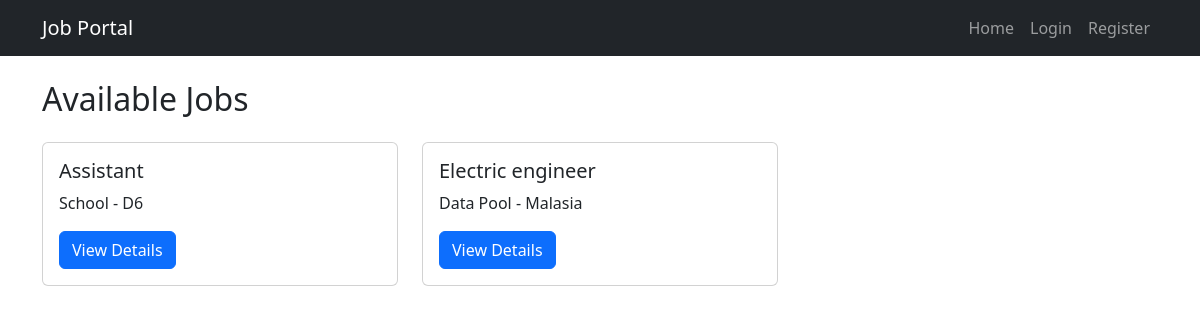
The page /jobs/ on the database as committed earlier.
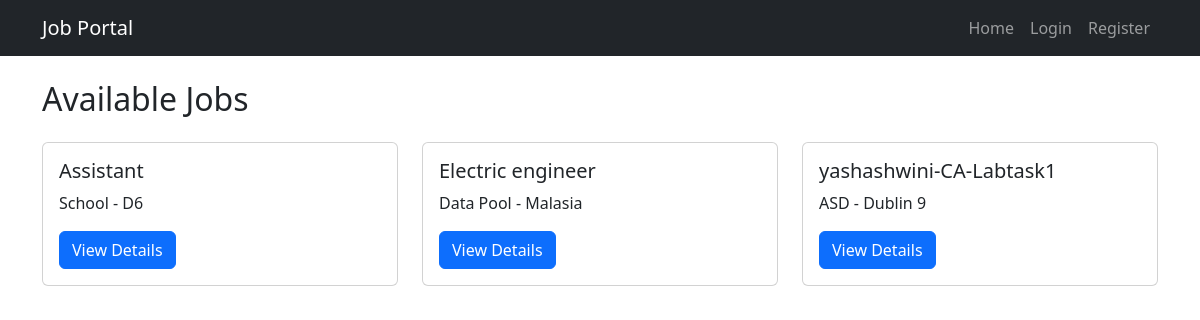
The same page on the database as committed later.
### jobs/models.py (models this page shows, shortened)
class Job(models.Model):
    title = models.CharField(max_length=200)
    description = models.TextField()
    company = models.CharField(max_length=200)
    location = models.CharField(max_length=100)
    salary = models.PositiveIntegerField()
    posted_at = models.DateTimeField(auto_now_add=True)
    employer = models.ForeignKey(User, on_delete=models.CASCADE, related_name="jobs", default=1)

### jobs/views.py (the view)
# urls.py: path("jobs/", views.job_list, name="job_list"),
def job_list(request):
    jobs = Job.objects.all()
    return render(request, "jobs/job_list.html", {"jobs": jobs})

### jobs/templates/jobs/job_list.html (shortened to what this page needs)
{% extends 'base.html' %}
{% block content %}
<h2 class="mb-4">Available Jobs</h2>
<div class="row">
    {% for job in jobs %}
    <div class="col-md-4">
        <div class="card mb-3">
            <div class="card-body">
                <h5 class="card-title">{{ job.title }}</h5>
                <p class="card-text">{{ job.company }} - {{ job.location }}</p>
                <a href="{% url 'job_detail' job.id %}" class="btn btn-primary">View Details</a>
            </div>
        </div>
    </div>
    {% empty %}
    <p>No jobs available.</p>
    {% endfor %}
</div>
{% endblock %}

### templates/base.html (shortened to what this page needs)
<!DOCTYPE html>
<html lang="en">
<head>
    <link rel="stylesheet" href="https://cdn.jsdelivr.net/npm/bootstrap@5.3.0/dist/css/bootstrap.min.css">
</head>
<body>
    <nav class="navbar navbar-expand-lg navbar-dark bg-dark">
        <div class="container">
            <a class="navbar-brand" href="{% url 'job_list' %}">Job Portal</a>
            <div class="collapse navbar-collapse" id="navbarNav">
                <ul class="navbar-nav ms-auto">
                    <li class="nav-item">
                        <a class="nav-link" href="{% url 'job_list' %}">Home</a>
                    </li>
                    {% if user.is_authenticated %}
                        {% if user.is_employer %}
                            <li class="nav-item">
                                <a class="nav-link btn btn-primary" href="{% url 'create_job' %}">Post a Job</a>
                            </li>
                        {% endif %}
                        <li class="nav-item">
                            <a class="nav-link" href="{% url 'profile' %}">Profile</a>
                        </li>
                        <li class="nav-item">
                            <a class="nav-link" href="{% url 'logout' %}">Logout</a>
                        </li>
                    {% else %}
                        <li class="nav-item">
                            <a class="nav-link" href="{% url 'login' %}">Login</a>
                        </li>
                        <li class="nav-item">
                            <a class="nav-link" href="{% url 'register' %}">Register</a>
                        </li>
                    {% endif %}
                </ul>
            </div>
        </div>
    </nav>
    <div class="container mt-4">
        {% block content %}
        {% endblock %}
    </div>
</body>
</html>

Rows that differ between the two databases and show on the page:
added Job: title "yashashwini-CA-Labtask1", company "ASD", location "Dublin 9"
